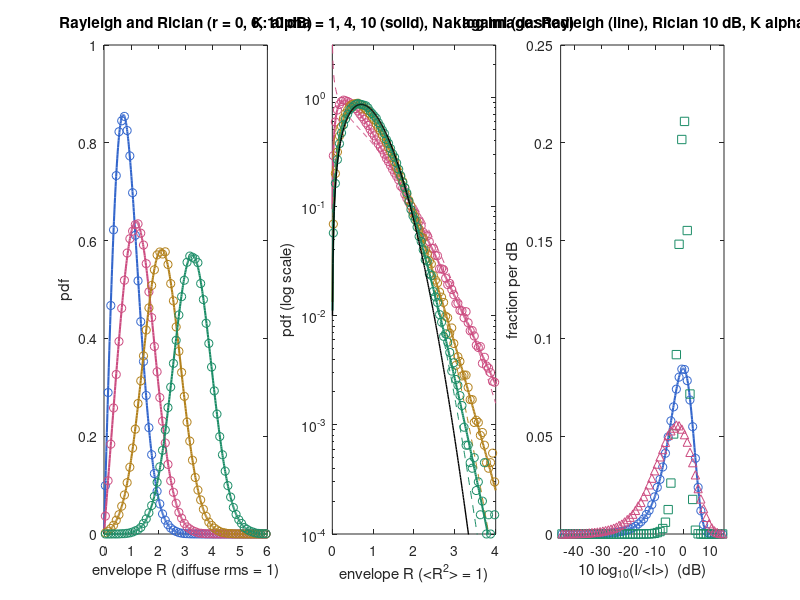

Here is the MATLAB script that generated this plot:
%% m26_rayleigh_rician_k.m  --  envelope statistics: Rayleigh, Rician, K, and the log image
% Purpose : draw speckle IQ samples from three models and check their first-order
%           statistics against closed forms:
%             Rayleigh : circular complex Gaussian (fully developed speckle)
%             Rician   : coherent phasor A plus diffuse speckle of power s, r = A^2/s
%             K        : exponential speckle whose local mean fluctuates as Gamma(alpha)
%           For each: intensity contrast C_I = std(I)/mean(I), Nakagami m = 1/C_I^2,
%           envelope SNR0 = mean(R)/std(R), and the mean and std of the log image
%           10*log10(I/<I>) (Rayleigh: -2.51 dB and 5.57 dB).
% Change  : r_dB (coherent-to-diffuse ratios), alphas (K shape), Ns (samples).
% Expect  : Rayleigh C_I = 1, m = 1, SNR0 = 1.913, log mean -2.51 dB, log std 5.57 dB.
%           Rician  m = (1+r)^2/(1+2r): 1.33 (0 dB), 2.77 (6 dB), 5.76 (10 dB).
%           K       m = alpha/(alpha+2): 0.33 (alpha 1), 0.67 (alpha 4), 0.83 (alpha 10).
% Base MATLAB only; runs in MATLAB R2019b+ and GNU Octave 8.
rng(1);
Ns = 400000;                                  % samples (independent resolution cells)
cg = @(n) (randn(1,n) + 1i*randn(1,n)) / sqrt(2);   % circular Gaussian, E|z|^2 = 1
stat = @(I) [std(I)/mean(I), mean(I)^2/var(I), mean(sqrt(I))/std(sqrt(I)), ...
             mean(10*log10(I/mean(I))), std(10*log10(I))];

%% 1. Rayleigh (fully developed speckle)
I_ray = abs(cg(Ns)).^2;
s = stat(I_ray);
fprintf('model            C_I     m      SNR0   logmean(dB) logstd(dB)   theory\n');
fprintf('Rayleigh       %6.3f %6.3f %6.3f   %7.2f   %7.2f      C_I=1 m=1 SNR0=%.3f mean=%.2f std=%.2f\n', ...
    s, sqrt(pi/(4-pi)), -10/log(10)*0.5772157, 10/log(10)*pi/sqrt(6));

%% 2. Rician: coherent component A on top of diffuse power s = 1
r_dB = [0 6 10];
I_ric = zeros(numel(r_dB), Ns);
for k = 1:numel(r_dB)
    r = 10^(r_dB(k)/10);
    z = sqrt(r) + cg(Ns);                     % A = sqrt(r), diffuse power 1
    I_ric(k,:) = abs(z).^2;
    s = stat(I_ric(k,:));
    fprintf('Rician r=%2d dB %6.3f %6.3f %6.3f   %7.2f   %7.2f      C_I=%.3f m=%.3f\n', ...
        r_dB(k), s, sqrt(1+2*r)/(1+r), (1+r)^2/(1+2*r));
end

%% 3. K distribution as a compound: I = x * E, x ~ Gamma(alpha, 1/alpha), E ~ Exp(1)
% Gamma variates without toolboxes: Marsaglia-Tsang for shape >= 1, boosted for shape < 1.
alphas = [1 4 10];
I_K = zeros(numel(alphas), Ns);
for k = 1:numel(alphas)
    a = alphas(k);  ab = a + (a < 1);         % boost shape below 1
    d = ab - 1/3;  c = 1/sqrt(9*d);
    x = zeros(1, Ns);  todo = 1:Ns;
    while ~isempty(todo)
        n = numel(todo);  g = randn(1, n);  v = (1 + c*g).^3;  u = rand(1, n);
        ok = v > 0 & log(u) < 0.5*g.^2 + d - d*v + d*log(max(v, eps));
        x(todo(ok)) = d * v(ok);  todo = todo(~ok);
    end
    if a < 1, x = x .* rand(1, Ns).^(1/a); end
    x = x / a;                                % mean 1, variance 1/alpha
    I_K(k,:) = x .* (-log(rand(1, Ns)));      % exponential speckle with fluctuating mean
    s = stat(I_K(k,:));
    fprintf('K alpha=%-4g   %6.3f %6.3f %6.3f   %7.2f   %7.2f      C_I=%.3f m=%.3f\n', ...
        a, s, sqrt(1+2/a), a/(a+2));
end

%% 4. Figures: envelope histograms with closed-form pdfs; log-image histograms
Rgrid = linspace(0.005, 4, 400);
figure('Position', [80 80 1150 380]);
subplot(1,3,1);                               % Rayleigh and Rician envelopes
cols = [0.2 0.4 0.8; 0.8 0.3 0.5; 0.7 0.5 0.1; 0.1 0.55 0.4];
edges = linspace(0, 6, 61);  ctr = (edges(1:end-1) + edges(2:end))/2;  bw = edges(2) - edges(1);
R = sqrt(I_ray);  cnt = histc(R, edges);  plot(ctr, cnt(1:end-1)/(Ns*bw), 'o', 'Color', cols(1,:)); hold on;
plot(Rgrid, 2*Rgrid.*exp(-Rgrid.^2), '-', 'Color', cols(1,:), 'LineWidth', 1.5);
Rg2 = linspace(0.005, 6, 500);
for k = 1:numel(r_dB)
    r = 10^(r_dB(k)/10);  A = sqrt(r);
    R = sqrt(I_ric(k,:));  cnt = histc(R, edges);
    plot(ctr, cnt(1:end-1)/(Ns*bw), 'o', 'Color', cols(k+1,:));
    % Rice pdf with diffuse power 1: 2R exp(-(R^2+A^2)) I0(2AR), via scaled besseli
    plot(Rg2, 2*Rg2.*exp(-(Rg2 - A).^2).*besseli(0, 2*A*Rg2, 1), '-', 'Color', cols(k+1,:), 'LineWidth', 1.5);
end
xlabel('envelope R (diffuse rms = 1)'); ylabel('pdf');
title('Rayleigh and Rician (r = 0, 6, 10 dB)'); xlim([0 6]);

subplot(1,3,2);                               % K envelopes (mean intensity 1) with Nakagami fit
edges = linspace(0, 4, 81);  ctr = (edges(1:end-1) + edges(2:end))/2;  bw = edges(2) - edges(1);
for k = 1:numel(alphas)
    a = alphas(k);  b = 2*sqrt(a);            % <I> = 1
    R = sqrt(I_K(k,:));  cnt = histc(R, edges);
    semilogy(ctr, cnt(1:end-1)/(Ns*bw), 'o', 'Color', cols(k+1,:)); hold on;
    pK = 2*b/gamma(a) * (b*Rgrid/2).^a .* besselk(a-1, b*Rgrid);
    semilogy(Rgrid, pK, '-', 'Color', cols(k+1,:), 'LineWidth', 1.5);
    m = a/(a+2);                              % Nakagami with the same m and Omega = 1
    semilogy(Rgrid, 2*m^m/gamma(m) * Rgrid.^(2*m-1) .* exp(-m*Rgrid.^2), '--', 'Color', cols(k+1,:));
end
semilogy(Rgrid, 2*Rgrid.*exp(-Rgrid.^2), 'k-', 'LineWidth', 1);
ylim([1e-4 3]); xlabel('envelope R (<R^2> = 1)'); ylabel('pdf (log scale)');
title('K: alpha = 1, 4, 10 (solid), Nakagami (dashed)');

subplot(1,3,3);                               % log-compressed speckle
edges = -45:1:15;  ctr = (edges(1:end-1) + edges(2:end))/2;
D = 10*log10(I_ray);  cnt = histc(D, edges);  plot(ctr, cnt(1:end-1)/Ns, 'o', 'Color', cols(1,:)); hold on;
Dg = linspace(-45, 15, 400);  Ig = 10.^(Dg/10);
plot(Dg, log(10)/10 * Ig .* exp(-Ig), '-', 'Color', cols(1,:), 'LineWidth', 1.5);
D = 10*log10(I_ric(3,:)/mean(I_ric(3,:)));  cnt = histc(D, edges);  plot(ctr, cnt(1:end-1)/Ns, 's', 'Color', cols(4,:));
D = 10*log10(I_K(1,:));  cnt = histc(D, edges);  plot(ctr, cnt(1:end-1)/Ns, '^', 'Color', cols(2,:));
xlabel('10 log_{10}(I/<I>)  (dB)'); ylabel('fraction per dB');
title('log image: Rayleigh (line), Rician 10 dB, K alpha=1'); xlim([-45 15]);
